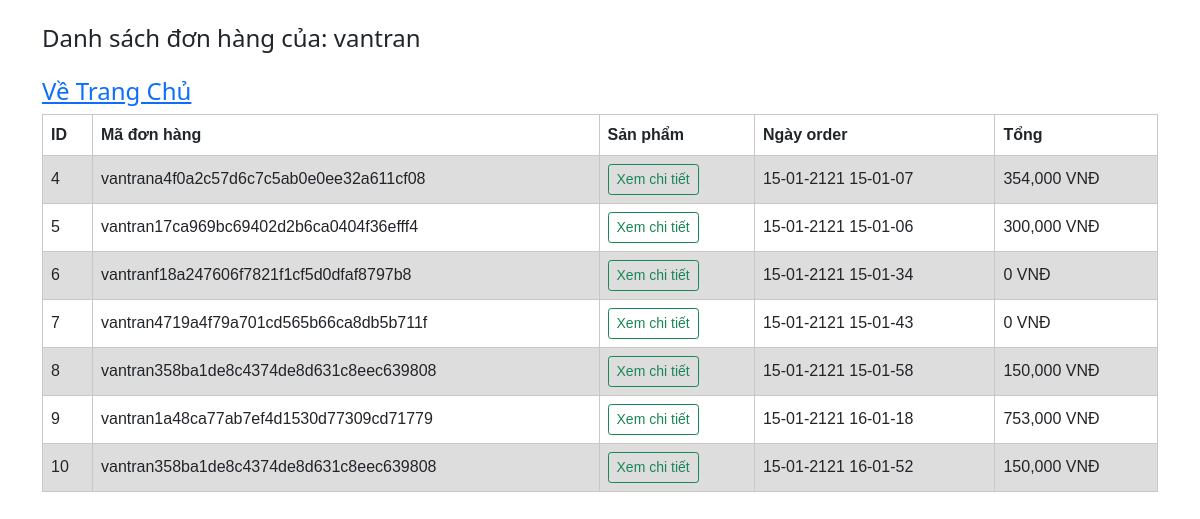
/history (signed in), run on an earlier commit of the app's database.
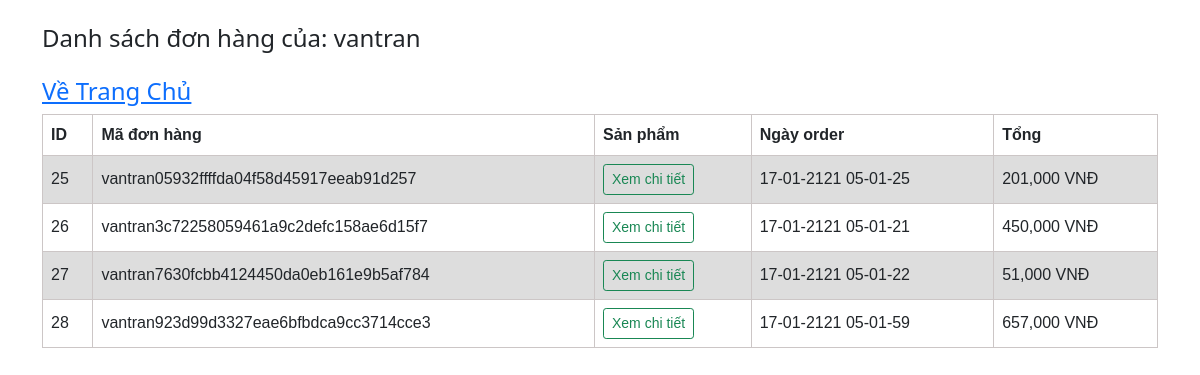
And on a later commit of the database.
### tables this page shows
CREATE TABLE `orders` (
  `id` int NOT NULL,
  `order_code` varchar(255) NOT NULL,
  `order_carts` text NOT NULL,
  `order_date` varchar(255) NOT NULL,
  `user_id` int NOT NULL,
  `total` varchar(255) NOT NULL
);

### app/Controllers/ProductController.php (called while the page is built, shortened)
<?php
class ProductController
{
    public function history()
    {
        $data = Orders::where(['user_id'], [$_SESSION['user']['id']], 'orders');
        require_once(PATH_ROOT . 'resource/views/history.php');
    }
}

### public/index.php (called while the page is built, shortened)
<?php
$router = new Core\Route();
include_once(PATH_ROOT . '/Routes/Route.php');
$request_url = $_SERVER['REQUEST_URI'];
$method_url = !empty($_SERVER['REQUEST_METHOD']) ? $_SERVER['REQUEST_METHOD'] : 'GET';
$router->map($request_url, $method_url);

### Core/Model.php (called while the page is built, shortened)
<?php
abstract class Model
{
    public static function where($row, $addcompare, $table)
    {
        $compare = '';
        for ($i = 0; $i < count($row); $i++) {
            $compare .= $row[$i] . ' = ' . "'" . $addcompare[$i] . "'" . ' && ';
        }
        $compare = rtrim($compare, ' && ');
        $dsn = 'mysql:host=' . DB_HOST . ';dbname=' . DB_NAME . ';charset=utf8';
        $update = new PDO($dsn, DB_USER, DB_PASSWORD);
        $query = $update->prepare("SELECT * FROM $table WHERE ($compare)");
        $query->setFetchMode(PDO::FETCH_ASSOC);
        $query->execute();
        return  $query->fetchAll();
    }
}

### resource/views/history.php (the view, shortened to what this page needs)
<!DOCTYPE html>
<html>
<head>
    <link href="https://cdn.jsdelivr.net/npm/bootstrap@5.0.0-beta1/dist/css/bootstrap.min.css" rel="stylesheet">
</head>
<body>
    <div class="container">
        <h4 class="my-4">Danh sách đơn hàng của: <?php $user = $_SESSION['user'];
                                                    if (isset($data)) {
                                                        echo $user['name'];
                                                    }  ?></h4>
        <h4><a href="<?= URL ?>product">Về Trang Chủ</a></h4>
        <table>
            <tr>
                <th>ID</th>
                <th>Mã đơn hàng</th>
                <th>Sản phẩm</th>
                <th>Ngày order</th>
                <th>Tổng </th>
            </tr>
            <?php $t = 0;
            if (isset($data)) {
                foreach ($data as $value) { ?>
                    <tr>
                        <td><?= $value['id'] ?></td>
                        <td><?= $value['order_code'] ?></td>
                        <td> <?php $data_carts = json_decode($value['order_carts']); ?>
                            <button type="button" class="btn btn-outline-success btn-sm" data-bs-toggle="modal" data-bs-target="#exampleModal<?= $value['id'] ?>">
                                Xem chi tiết
                            </button>
                        </td>
                        <td><?= $value['order_date'] ?></td>
                        <td><?= number_format($value['total']) ?> VNĐ</td>
                    </tr>
                <?php } ?>
        </table>
    </div>
<?php } else {
                echo 'bạn chưa thêm sản phẩm nào';
                echo '<a href="' . URL . 'product">Vào shop ngay!</a>';
            } ?>
</body>
</html>

### Core/Route.php (shortened to what this page needs)
<?php
class Route
{
    private $__routes;
    public function __construct()
    {
        $this->__routes = [];
    }
    private function __request(string $url, string $method, $action)
    {
        if (preg_match_all('/({([a-zA-Z]+)})/', $url, $params)) {
            $url = preg_replace('/({([a-zA-Z]+)})/', '(.+)', $url);
        }
        $url = str_replace('/', '\/', $url);
        $route = [
            'url' => $url,
            'method' => $method,
            'action' => $action,
            'params' => $params[2]
        ];
        array_push($this->__routes, $route);
    }
    public function map(string $url, string $method)
    {
        $method1 = explode('/', $method);
        foreach ($this->__routes as $route) {
            if ($route['method'] == $method1) {
                $reg = '/^' . $route['url'] . '$/';
                if (preg_match($reg, $url, $params)) {
                    array_shift($params);
                    $this->__call_action_route($route['action'], $params);
                    return;
                }
            } elseif ($route['method'] == $method) {
                $reg = '/^' . $route['url'] . '$/';
                if (preg_match($reg, $url, $params)) {
                    array_shift($params);
                    $this->__call_action_route($route['action'], $params);
                    return;
                }
            }
        }
        return;
    }
    private function __call_action_route($action, $params)
    {
        if (is_string($action)) {
            $action = explode('@', $action);
            $controller = new $controller_name();
            call_user_func_array([$controller, $action[1]], $params);
            return;
        }
    }
}

### resource/views/history.php (style rules this page uses)
table { font-family: arial, sans-serif; border-collapse: collapse; width: 100%; }
td, th { border: 1px solid #ccc6c6; text-align: left; padding: 8px; }
tr:nth-child(even) { background-color: #dddddd; }

What changed in the data, as far as the page shows it:
removed orders: id "4", order_code "vantrana4f0a2c57d6c7c5ab0e0ee32a611cf08", order_date "15-01-2121 15-01-07", total "354,000"
removed orders: id "5", order_code "vantran17ca969bc69402d2b6ca0404f36efff4", order_date "15-01-2121 15-01-06", total "300,000"
removed orders: id "6", order_code "vantranf18a247606f7821f1cf5d0dfaf8797b8", order_date "15-01-2121 15-01-34", total "0"
removed orders: id "7", order_code "vantran4719a4f79a701cd565b66ca8db5b711f", order_date "15-01-2121 15-01-43", total "0"
removed orders: id "8", order_code "vantran358ba1de8c4374de8d631c8eec639808", order_date "15-01-2121 15-01-58", total "150,000"
removed orders: id "9", order_code "vantran1a48ca77ab7ef4d1530d77309cd71779", order_date "15-01-2121 16-01-18", total "753,000"
removed orders: id "10", order_code "vantran358ba1de8c4374de8d631c8eec639808", order_date "15-01-2121 16-01-52", total "150,000"
added orders: id "25", order_code "vantran05932ffffda04f58d45917eeab91d257", order_date "17-01-2121 05-01-25", total "201,000"
added orders: id "26", order_code "vantran3c72258059461a9c2defc158ae6d15f7", order_date "17-01-2121 05-01-21", total "450,000"
added orders: id "27", order_code "vantran7630fcbb4124450da0eb161e9b5af784", order_date "17-01-2121 05-01-22", total "51,000"
added orders: id "28", order_code "vantran923d99d3327eae6bfbdca9cc3714cce3", order_date "17-01-2121 05-01-59", total "657,000"
